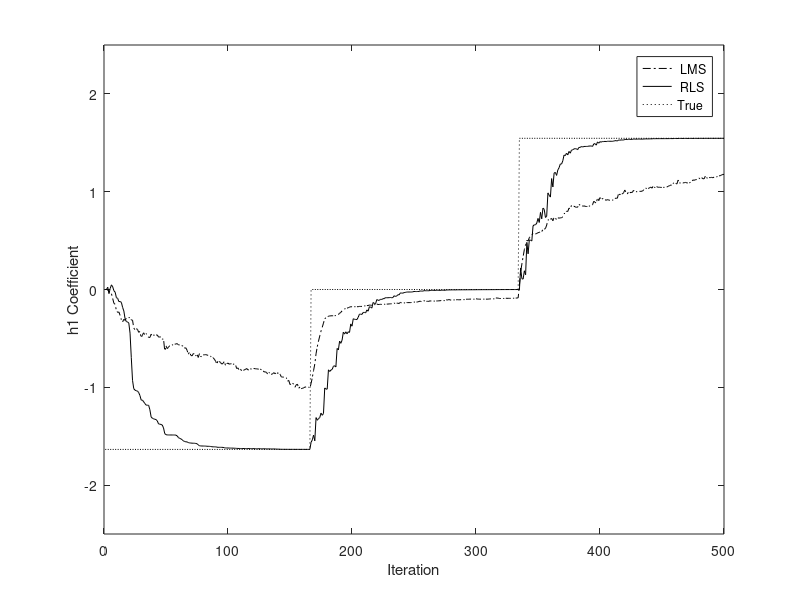
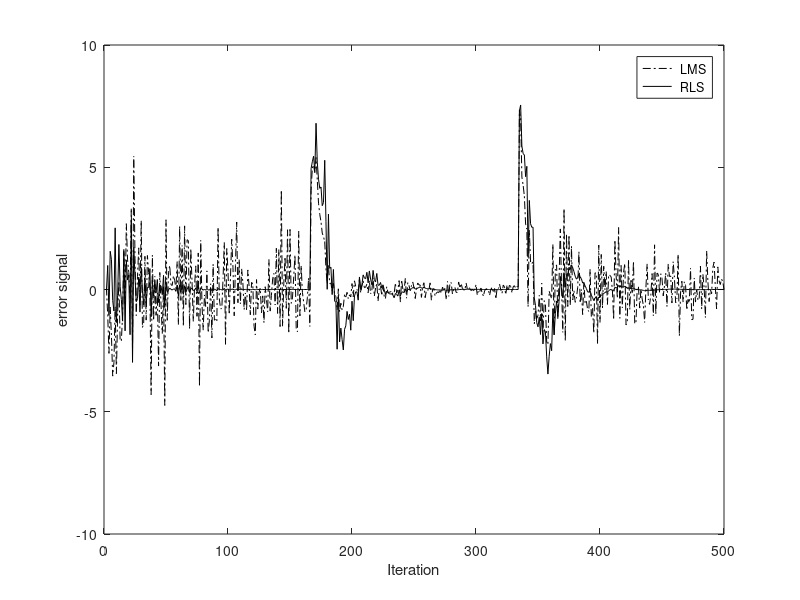

MATLAB code for these plots, in order:
% recursive least squares model

fs=1024;  % sample rate
f1=100;        % starting zero
f2=256;        
f3=400;        % ending zero

npts=500; % num of samples - change at npts/2

% make input-output data
nn=1:npts;
f=25;          % 25 amp 5 works great
               % 256 shows no effect
%f=256;

sigamp = 5;
nzamp = 1;

x = nzamp.*randn([1 npts]) + sigamp.*(sin(2.*pi.*f.*nn./fs)); 
y = zeros([npts 1]);
a1 = -2*cos(2*pi*f1/fs);
a2 = -2*cos(2*pi*f2/fs);
a3 = -2*cos(2*pi*f3/fs);

htrue=zeros([1 npts]);
hlms=zeros([1 npts]);    % plot array of middle coeff
hrls = zeros([1 npts]);
elms=zeros([1 npts]);
erls=zeros([1 npts]);

y(1)=x(1);
y(2)=x(2)+a1*x(1);
htrue(1)=a1;
htrue(2)=a1;
n3=fix(npts/3);
for n=3:n3,
 y(n) = x(n) + a1*x(n-1) + x(n-2);
 htrue(n)=a1;
end;
for n=n3+1:npts-n3,
 y(n) = x(n) + a2*x(n-1) + x(n-2);
 htrue(n)=a2;
end;
for n=npts-n3+1:npts,
 y(n) = x(n) + a3*x(n-1) + x(n-2);
 htrue(n)=a3;
end;

% simple LMS sys id

a0p = 0;
a1p = 0;
a2p = 0;

% model order 3 times x variance -> set mumax
pow=std(x)^2;
mumax = 1/(2*pow);
murel = .05;                  % safty margin
mu = mumax*murel;

for n=3:npts,
     yp = x(n) + a1p*x(n-1) + a2p*x(n-2);   % prediction
     ep = y(n) - yp;                        % pred error
     a0p = a0p + 2*mu*x(n)*ep;              % update a0   
     a1p = a1p + 2*mu*x(n-1)*ep;            % update a1
     a2p = a2p + 2*mu*x(n-2)*ep;            % update a2
     hlms(n) = a1p;                                    % save coeff
    elms(n) = ep;                                      % save error
end;

% recursive least squares

Id = zeros([3 3]);
P = zeros([3 3]);
H = zeros([3 1]);
K = zeros([3 1]);
Id(1,1)=1;
Id(2,2)=1;
Id(3,3)=1;
Nbar = 1/murel;
alpha = (Nbar-1)/Nbar;
alphai = 1/ alpha;

% initialization
P = (2.*pow.*Id)^(-1);

for n=3:npts,
%  if n <= Nbar,
%    alpha = (n-1)/n;
%    alphai = 1/alpha;             % this gives fast startup convergence
%  end;
  phi = [x(n) x(n-1) x(n-2)];
  K = P*phi'./(alpha + phi*P*phi');
  P = alphai.*(Id - K*phi)*P;
  yp = phi*H;
  ep = y(n) - yp;
  H = H + K*ep;
  hrls(n) = H(2);
  erls(n) = ep;
end;

figure(1);
plot(nn,hlms,'k-.',nn,hrls,'k',nn,htrue,'k:');
legend(' LMS',' RLS', 'True');
xlabel('Iteration');
ylabel('h1 Coefficient');
axis([0 500 -2.5 +2.5]);

figure(2);
plot(nn,elms,'k-.',nn,erls,'k');
legend(' LMS',' RLS');
xlabel('Iteration');
ylabel('error signal');
axis([0 500 -10 10]);

X = [ (nzamp^2+.5*sigamp^2) (sigamp^2*cos(2*pi*f/fs)); (sigamp^2*cos(2*pi*f/fs)) (nzamp^2+.5*sigamp^2)];
[V,D]=eig(X);
